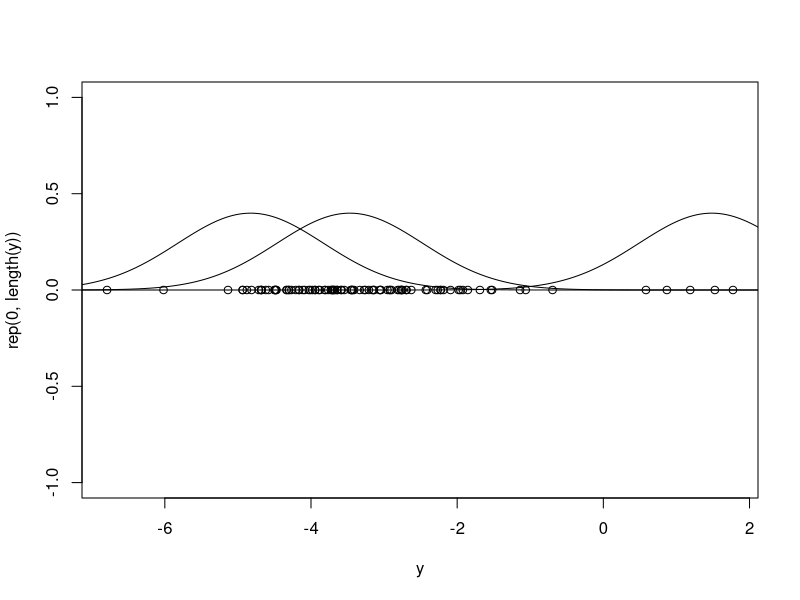

This chart was generated by the following R code:

data = rmultinom(100,1,c(0.95,0.05,0))

mean_norm = runif(3,-5,5);mean_norm
sd_norm = 1

y = apply(data,2,function(x) {
  rnorm(1,mean_norm[which(x == 1)],sd_norm)})
plot(y,rep(0,length(y)))
lines(seq(-10,10,0.01),dnorm(seq(-10,10,0.01),mean_norm[1]))
lines(seq(-10,10,0.01),dnorm(seq(-10,10,0.01),mean_norm[2]))
lines(seq(-10,10,0.01),dnorm(seq(-10,10,0.01),mean_norm[3]))

likelihood_M = c()
for (i in y) {
  likelihood_M = cbind(likelihood_M,c(dnorm(i,mean_norm[1]),dnorm(i,mean_norm[2]),dnorm(i,mean_norm[3])))
}

pi = c(1/3,1/3,1/3)

for (i in 1:10000){
y_new = likelihood_M * pi
y_new = apply(y_new,2,function(x) x/sum(x))
pi = apply(y_new,1,sum)
pi = pi/sum(pi)
}

pi
true_pi = apply(data,1,function(x) sum(x==1));true_pi
prediction = apply(y_new, 2, which.max)
truth = apply(data, 2, which.max)
sum(prediction == truth)/length(prediction)
sum(prediction == 1)
sum(prediction == 2)
sum(prediction == 3)
